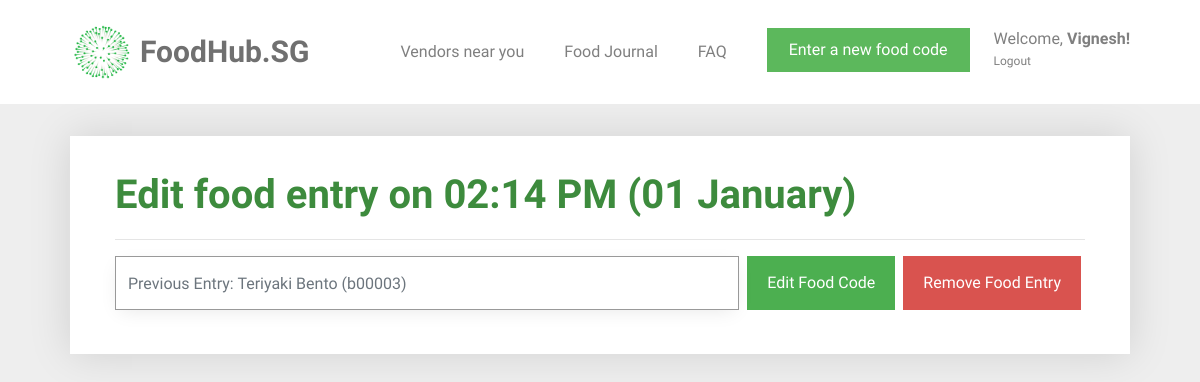
The page /48/edit_food (signed in) on the database as committed earlier.
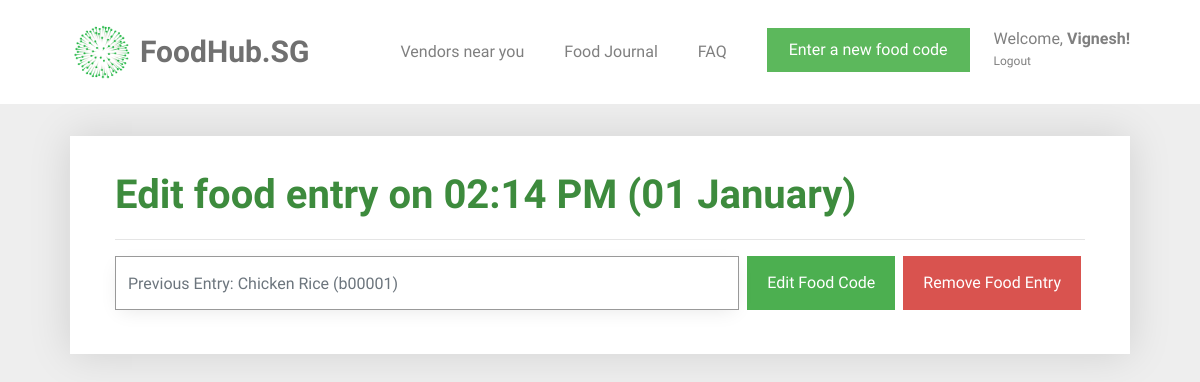
The same page on the database as committed later.
### tables this page shows
CREATE TABLE user (
  id INTEGER PRIMARY KEY AUTOINCREMENT,
  name TEXT NOT NULL,
  email VARCHAR(512) UNIQUE NOT NULL,
  password TEXT NOT NULL,
  height INTEGER NOT NULL,
  weight INTEGER NOT NULL
);

CREATE TABLE "food_entry" (
	`id`	INTEGER PRIMARY KEY AUTOINCREMENT,
	`creator_id`	INTEGER NOT NULL,
	`created`	TIMESTAMP NOT NULL DEFAULT (datetime('now','localtime')),
	`food_code`	VARCHAR ( 6 ) NOT NULL,
	`food_name`	TEXT NOT NULL,
	`calories`	INT NOT NULL,
	FOREIGN KEY(`creator_id`) REFERENCES `user`(`id`)
);

### foodhubsg/food.py (the view, shortened to what this page needs)
@bp.route('/<int:id>/edit_food', methods=('GET', 'POST'))
@login_required
def edit_food(id):
    db = get_db()
    food_entry = get_food_entry(id)
    old_food_name = food_entry['food_name']
    old_food_code = food_entry['food_code']
    return render_template('food/edit_food.html', food_entry=food_entry)

### foodhubsg/auth.py (called while the page is built)
def login_required(view):
    @functools.wraps(view)
    def wrapped_view(**kwargs):
        if g.user is None:
            return redirect(url_for('auth.login'))
        return view(**kwargs)
    return wrapped_view

@bp.before_app_request
def load_logged_in_user():
    user_id = session.get('user_id')
    if user_id is None:
        g.user = None
    else:
        g.user = get_db().execute(
            'SELECT * FROM user WHERE id = ?', (user_id,)
        ).fetchone()

### foodhubsg/db.py (called while the page is built)
def get_db():
    if 'db' not in g:
        g.db = sqlite3.connect(
            current_app.config['DATABASE'],
            detect_types=sqlite3.PARSE_DECLTYPES
        )
        g.db.row_factory = sqlite3.Row
    return g.db

### foodhubsg/food.py (called while the page is built)
def get_food_entry(id, check_user=True):
    db = get_db()
    food_entry = db.execute(
        'SELECT f.id, creator_id, food_name, created, calories, food_code, email'
        ' FROM food_entry f JOIN user u ON f.creator_id = u.id'
        ' WHERE f.id = ?',
        (id,),
    ).fetchone()
    if food_entry is None:
        abort(404, "That food entry (ID: {0}) doesn't exist".format(id))
    if check_user and food_entry['creator_id'] != g.user['id']:
        abort(403)
    return food_entry

### foodhubsg/templates/food/edit_food.html (shortened to what this page needs)
{% extends 'base.html' %}
{% block content %}
<div id="colorlib-container">
    <div class="container">
        <div class="box1">
        <div class="row row-pb-md">
            <div class="col-md-12">
                <form id="edit-food" action="" method="post">
                    <header id="summary-header">
                        <h1 class="font_color"><b>Edit food entry on {{ food_entry['created'].strftime('%I:%M %p (%d %B)') }}</b></h1>
                        <hr>
                    </header>
                    <div class="input-group">
                        <input name="code" id="code" class="form-control" value="{{ request.form['code'] }}" placeholder="Previous Entry: {{ food_entry['food_name'] }} ({{ food_entry['food_code'] }})">
                        <div class="input-group-btn">
                            <input type="submit" value="Edit Food Code" name="action" class="btn btn-primary" style="background-color: #4CAF50; height: 54px; margin-left: 0.5em;">
                            <input type="submit" value="Remove Food Entry" name="action" onclick="remove_confirm()" class="btn btn-primary" id="remove-button" style='background-color: #d9534f; height: 54px;'>
                        </div>
                    </div>
                </form>
            </div>
        </div>
        </div>
    </div>
</div>
{% endblock %}

### foodhubsg/templates/base.html (shortened to what this page needs)
<!doctype html>
<link rel="stylesheet" href="https://cdnjs.cloudflare.com/ajax/libs/font-awesome/4.7.0/css/font-awesome.min.css">
<link rel="stylesheet" href="https://stackpath.bootstrapcdn.com/bootstrap/4.1.3/css/bootstrap.min.css">
<link rel="stylesheet" href="../static/css/animate.css">
<link rel="stylesheet" href="../static/css/icomoon.css">
<link rel="stylesheet" href="../static/css/magnific-popup.css">
<link rel="stylesheet" href="../static/css/flexslider.css">
<link rel="stylesheet" href="../static/css/owl.carousel.min.css">
<link rel="stylesheet" href="../static/css/owl.theme.default.min.css">
<link rel="stylesheet" href="../static/css/style.css">
    {% block navbar %}
        <nav class="navbar navbar-light bg-white">
            <div class="container">
                <a class="navbar-brand" href="{{ url_for('index') }}">
                    <img src="../static/images/healthhub-logo.png" width="65px" height="60px" class="d-inline-block align-top" alt="FoodHub.SG Logo">
                    <span id="webname">FoodHub.SG</span>
                </a>
                {% if g.user %}
                    <ul class="navbar-nav ml-auto">
                        <li class="nav-item">
                            <a class="nav-link" href="{{ url_for('vendors.vendors') }}">Vendors near you</a>
                        </li>
                        <li class="nav-item">
                            <a class="nav-link" href="{{ url_for('food.food_journal') }}">Food Journal</a>
                        </li>
                        <li class="nav-item">
                            <a class="nav-link" href="{{ url_for('user.faq') }}">FAQ</a>
                        </li>
                        <li class="nav-item">
                            <a href="{{ url_for('food.food_journal') }}"><button type="button" class="btn btn-success">Enter a new food code</button></a>
                        </li>
                        <li class="nav-item settings nav-link">
                            <a class="nav-link" id="settings-link" href="{{ url_for('user.user_settings')}}">
                                Welcome, <span id="nav-name">{{ g.user['name'] }}!</span>
                            </a>
                            <a class="nav-link" id="logout-link" href="{{ url_for('auth.logout') }}">
                                Logout
                            </a>
                        </li>
                    </ul>
                {% endif %}
                {% endblock %}
            </div>
        </nav>
<section class="content">
    {% block content %}{% endblock %}
</section>

### foodhubsg/static/css/style.css (style rules this page uses)
.font_color { color: #3d8b3d; }
a { color: #F6490D; -webkit-transition: 0.5s; -o-transition: 0.5s; transition: 0.5s; }
h1, h2, h3, h4, h5, h6, figure { color: #707070; font-weight: 400; margin: 0 0 20px 0; }
#colorlib-container, #colorlib-instagram, #colorlib-about, #colorlib-contact, #colorlib-footer { padding: 2em 0; clear: both; }
.content { display: block; }
.form-control { -webkit-box-shadow: none; -moz-box-shadow: none; -ms-box-shadow: none; -o-box-shadow: none; box-shadow: none; border: none; font-size: 16px !important; font-weight: 300; -webkit-border-radius: 0px; -moz-border-radius: 0px; -ms-border-radius: 0px; border-radius: 0px; }
.btn { margin-right: 4px; margin-bottom: 4px; font-size: 16px; font-weight: 400; -webkit-border-radius: 30px; -moz-border-radius: 30px; -ms-border-radius: 30px; border-radius: 30px; -webkit-transition: 0.5s; -o-transition: 0.5s; transition: 0.5s; padding: 8px 20px; }
.btn-primary { background: #F6490D; color: #fff; }
.btn-success { background: #5cb85c; color: #fff; border: 2px solid #5cb85c; }
.form-control { -webkit-box-shadow: none; box-shadow: none; background: transparent; border: 1px solid rgba(0, 0, 0, 0.1); height: 54px; font-size: 18px; font-weight: 300; }
.row-pb-md { padding: 2em !important; }
.btn-primary { border-radius: 0; border-width: 0; }
.btn { border-radius: 0; }
.form-control { border-width: 0.2px; border-color: #999999; box-shadow: 0 5px 20px -5px rgba(0,0,0,0.1); }
.box1 { background: #ffffff; padding: 0.5em; margin-bottom: 3em; box-shadow: 0 0 40px 0 rgba(0,0,0,0.125); }
.row.row-pb-md { margin: -5px -10px 0 -10px; }
.container { padding-right: 2.5em; padding-left: 2.5em; }
#nav-name { font-weight: bold; }
.navbar-nav { flex-direction: row; }
.nav-item { padding: 10px 10px 10px 10px; margin: 10px; }
.navbar-nav > .settings { position: relative; display: block; margin-right: 0; padding-right: 0; margin-left: 0; padding-left: 0; color: #4CAF50; }
.settings > .nav-link { line-height: 22px; padding: 0; }
#logout-link { font-size: 12px; }
#webname { color: #707070; font-weight: bold; font-size: 30px; }
.bg-white { background-color: white; }

Rows that differ between the two databases and show on the page:
changed food_entry "02:14 PM (01 January)": code "Previous Entry: Teriyaki Bento (b00003)" → "Previous Entry: Chicken Rice (b00001)"
